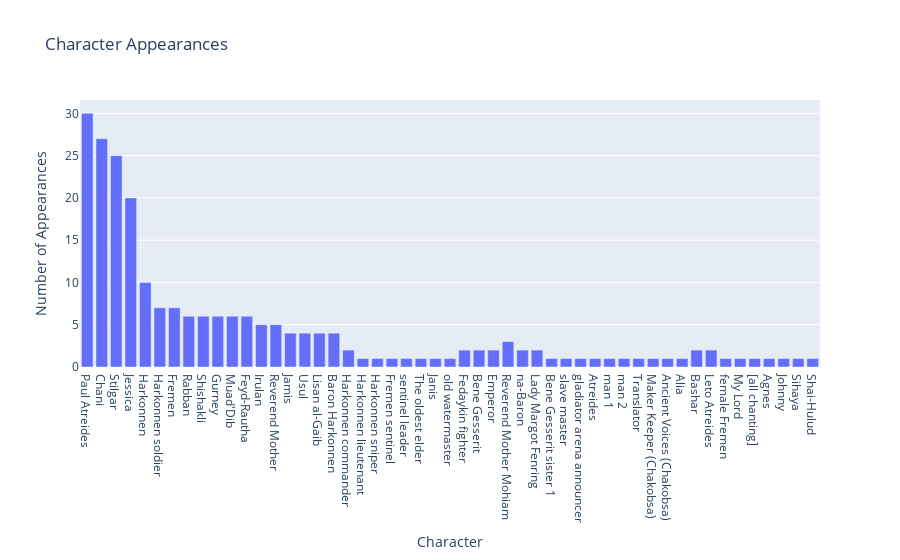

Notebook code cell kept with this figure:
### Code cell
characters = plot_characters(answer_character_list)

### Figure 1 — Plotly figure (JSON) as saved in the notebook; plotly's stock layout.template omitted (floating-point values rounded to 4 significant figures)
{"data": [{"alignmentgroup": "True", "hovertemplate": "Character=%{x}<br>Number of Appearances=%{y}<extra></extra>", "legendgroup": "", "marker": {"color": "#636efa", "pattern": {"shape": ""}}, "name": "", "offsetgroup": "", "orientation": "v", "showlegend": false, "textposition": "auto", "type": "bar", "x": ["Paul Atreides", "Chani", "Stilgar", "Jessica", "Harkonnen", "Harkonnen soldier", "Fremen", "Rabban", "Shishakli", "Gurney", "Muad'Dib", "Feyd-Rautha", "Irulan", "Reverend Mother", "Jamis", "Usul", "Lisan al-Gaib", "Baron Harkonnen", "Harkonnen commander", "Harkonnen lieutenant", "Harkonnen sniper", "Fremen sentinel", "sentinel leader", "The oldest elder", "Janis", "old watermaster", "Fedaykin fighter", "Bene Gesserit", "Emperor", "Reverend Mother Mohiam", "na-Baron", "Lady Margot Fenring", "Bene Gesserit sister 1", "slave master", "gladiator arena announcer", "Atreides", "man 1", "man 2", "Translator", "Maker Keeper (Chakobsa)", "Ancient Voices (Chakobsa)", "Alia", "Bashar", "Leto Atreides", "female Fremen", "My Lord", "[all chanting]", "Agnes", "Johnny", "Sihaya", "Shai-Hulud"], "xaxis": "x", "y": [30, 27, 25, 20, 10, 7, 7, 6, 6, 6, 6, 6, 5, 5, 4, 4, 4, 4, 2, 1, 1, 1, 1, 1, 1, 1, 2, 2, 2, 3, 2, 2, 1, 1, 1, 1, 1, 1, 1, 1, 1, 1, 2, 2, 1, 1, 1, 1, 1, 1, 1], "yaxis": "y"}], "layout": {"barmode": "relative", "legend": {"tracegroupgap": 0}, "title": {"text": "Character Appearances"}, "xaxis": {"anchor": "y", "domain": [0, 1], "title": {"text": "Character"}}, "yaxis": {"anchor": "x", "domain": [0, 1], "title": {"text": "Number of Appearances"}}}}
